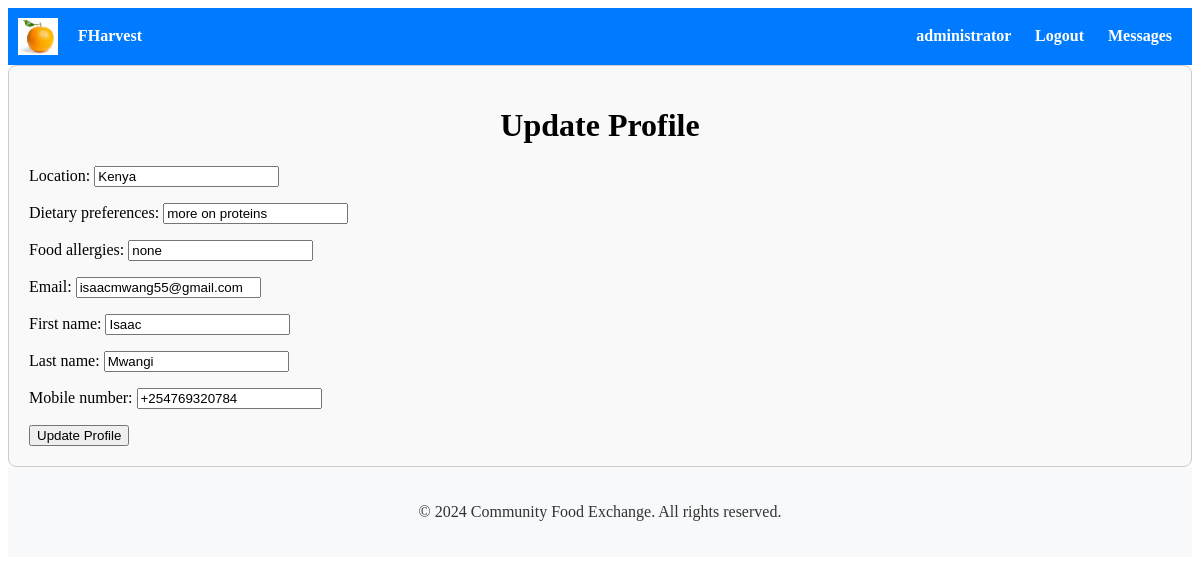
Page /accounts/profile/update/ (signed in) on the committed database.
### accounts/models.py (models this page shows, shortened)
class Profile(models.Model):
    user = models.OneToOneField(User, on_delete=models.CASCADE)
    location = models.CharField(max_length=100)
    dietary_preferences = models.CharField(max_length=200)
    food_allergies = models.CharField(max_length=200)
    email = models.EmailField(blank=True, null=True)
    first_name = models.CharField(max_length=100, default=timezone.now)  # Default value set to current date and time
    last_name = models.CharField(max_length=100, blank=True)
    mobile_number = models.CharField(max_length=15, blank=True)

### accounts/views.py (the view)
# urls.py: path('profile/update/', profile_update, name='profile_update'),
@login_required
def profile_update(request):
    try:
        profile = Profile.objects.get(user=request.user)
    except Profile.DoesNotExist:
        return redirect('profile_create')  # Redirect to profile creation if profile doesn't exist
    if request.method == 'POST':
        form = ProfileForm(request.POST, instance=profile)
        if form.is_valid():
            form.save()
            return redirect('home')
    else:
        form = ProfileForm(instance=profile)
    return render(request, 'accounts/profile_update.html', {'form': form})

### accounts/forms.py
class ProfileForm(forms.ModelForm):
    class Meta:
        model = Profile
        fields = ['location', 'dietary_preferences', 'food_allergies', 'email', 'first_name', 'last_name', 'mobile_number']

### accounts/templates/accounts/profile_update.html (shortened to what this page needs)
{% extends 'accounts/base.html' %}
{% block content %}
    <h1>Update Profile</h1>
    <form method="post">
        {{ form.as_p }}
        <button type="submit">Update Profile</button>
    </form>
{% endblock %}

### accounts/templates/accounts/base.html (shortened to what this page needs)
{% load static %}
<!DOCTYPE html>
<html lang="en">
<head>
    <link rel="stylesheet" type="text/css" href="{% static 'css/style.css' %}">
    <link href="https://cdn.jsdelivr.net/npm/bootstrap-icons@1.11.3/font/bootstrap-icons.css" rel="stylesheet">
    <link rel="stylesheet" href="{% static 'path/to/compiled/bootstrap-icons.css' %}">
</head>
<body>
    <nav>
        <div class="brand-name">
            <img src="{% static 'logo.png' %}" alt="Logo" class="logo">
            <a href="{% url 'home' %}" style="color: inherit; text-decoration: none;">
                FHarvest
            </a>
        </div>
        <div class="nav-links">
            {% if user.is_authenticated %}
            <a href="{% url 'profile_update' %}">
                <span class="username">{{ user.username }}</span>
            </a>
            <a href="{% url 'logout' %}">Logout</a>
            <a href="{% if latest_conversation_id %}{% url 'conversation_detail' latest_conversation_id %}{% else %}{% url 'conversation_list' %}{% endif %}">
                Messages {% if unread_messages_count %}<span class="badge">{{ unread_messages_count }}</span>{% endif %}
            </a>
            {% else %}
            <a href="{% url 'login' %}">Login</a>
            <a href="{% url 'signup' %}">Signup</a>
            {% endif %}
        </div>
    </nav>
    <div class="container">
        {% block content %}
        {% endblock %}
    </div>
    <footer>
        <p>© 2024 Community Food Exchange. All rights reserved.</p>
    </footer>
</body>
</html>

### accounts/static/css/style.css (style rules this page uses)
.container { max-width: 1200px; margin: 0 auto; padding: 20px; }
.brand-name { display: flex; align-items: center; }
.logo { width: 50px; margin-right: 10px; }
.container { max-width: 800px; margin: 0 auto; }
.container { max-width: 800px; margin: 20px auto; padding: 20px; border: 1px solid #ccc; border-radius: 8px; background-color: #f9f9f9; }
.container h1 { text-align: center; }

### accounts/templates/accounts/base.html (style rules this page uses)
nav { background-color: #007bff; color: #fff; padding: 10px; display: flex; justify-content: space-between; align-items: center; }
nav a { color: #fff; text-decoration: none; margin: 0 10px; font-weight: bold; }
.brand-name { cursor: pointer; display: flex; align-items: center; }
.logo { width: 40px; height: auto; margin-right: 10px; }
footer { background-color: #f8f9fa; color: #333; padding: 20px; text-align: center; }
.container { max-width: 100%; margin: 0 auto; padding: 20px; box-sizing: border-box; }

### rows in the picture
Profile: location "Kenya", dietary_preferences "more on proteins", food_allergies "none", email "isaacmwang55@gmail.com", first_name "Isaac", last_name "Mwangi", mobile_number "+254769320784"

### other values in the picture
{{ user.username }} "administrator"
